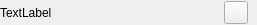
<?xml version="1.0" encoding="UTF-8"?>
<ui version="4.0">
 <class>shv::visu::toast::ToastWidget</class>
 <widget class="QWidget" name="shv::visu::toast::ToastWidget">
  <property name="geometry">
   <rect>
    <x>0</x>
    <y>0</y>
    <width>257</width>
    <height>25</height>
   </rect>
  </property>
  <property name="windowTitle">
   <string>Form</string>
  </property>
  <layout class="QVBoxLayout" name="verticalLayout">
   <property name="leftMargin">
    <number>0</number>
   </property>
   <property name="topMargin">
    <number>0</number>
   </property>
   <property name="rightMargin">
    <number>0</number>
   </property>
   <property name="bottomMargin">
    <number>0</number>
   </property>
   <item>
    <layout class="QHBoxLayout" name="horizontalLayout">
     <property name="spacing">
      <number>0</number>
     </property>
     <property name="rightMargin">
      <number>9</number>
     </property>
     <item>
      <widget class="QLabel" name="lMessage">
       <property name="text">
        <string>TextLabel</string>
       </property>
      </widget>
     </item>
     <item>
      <widget class="QToolButton" name="tbClose">
       <property name="toolTip">
        <string>Close</string>
       </property>
       <property name="toolTipDuration">
        <number>5000</number>
       </property>
       <property name="text">
        <string notr="true"/>
       </property>
       <property name="icon">
        <iconset resource="../../images/images.qrc">
         <normaloff>:/shv/visu/images/close.svg</normaloff>:/shv/visu/images/close.svg</iconset>
       </property>
      </widget>
     </item>
    </layout>
   </item>
  </layout>
 </widget>
 <resources>
  <include location="../../images/images.qrc"/>
 </resources>
 <connections/>
</ui>
